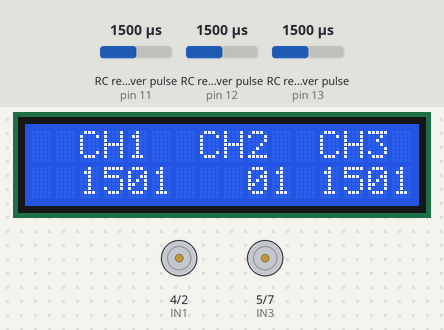
The sketch below on a simulated Arduino Uno, built with avr-gcc and run on an emulated ATmega328P. Shown: 16×2 character LCD, motor-driver pin pairs drawn as motors (green arrow = first pin HIGH = forward, orange = second pin HIGH = backward, longer = more drive, scaled by the enable pin). Wiring (inferred from the names in the program): 3 × RC receiver channel: data pin 11 / data pin 12 / data pin 13. Inputs (shaded band) come from the test bench; at power-on: RC receiver pulse (sensors on pin 12, pin 13, pin 11) 1500 µs.

Above: at 1.24 s.
1.3 s: RC receiver pulse (sensor on pin 12) set to 1020 µs
At 1.39 s:
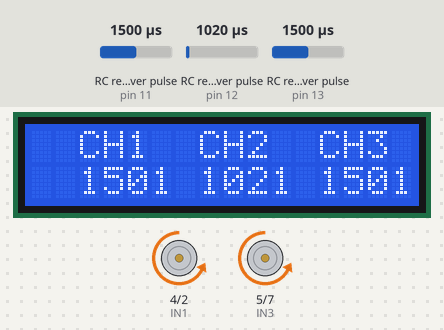
2.8 s: RC receiver pulse (sensor on pin 13) set to 1020 µs
At 2.95 s:
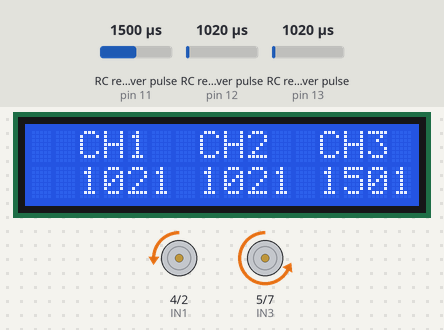
4.4 s: RC receiver pulse (sensor on pin 12) set to 1250 µs
At 4.51 s:
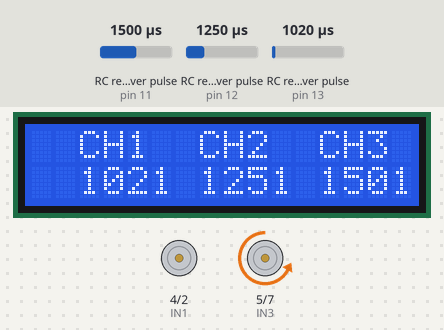
6.0 s: RC receiver pulse (sensor on pin 13) set to 1500 µs
At 6.07 s:
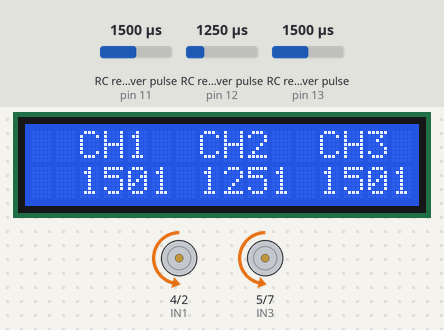
7.6 s: RC receiver pulse (sensor on pin 12) set to 1750 µs
At 7.75 s:
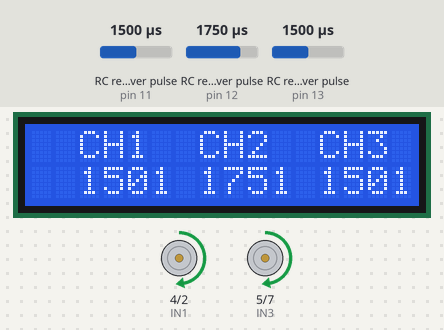
9.2 s: RC receiver pulse (sensor on pin 13) set to 1250 µs
At 9.31 s:
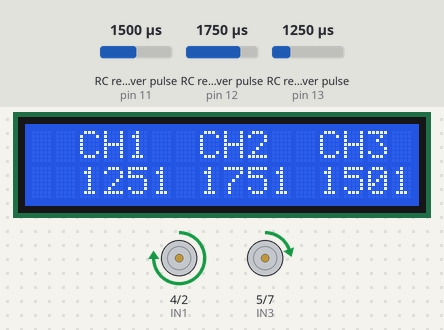
Timing chart, 0 to 11.8 s (numbered marks = the images above; inputs shaded):
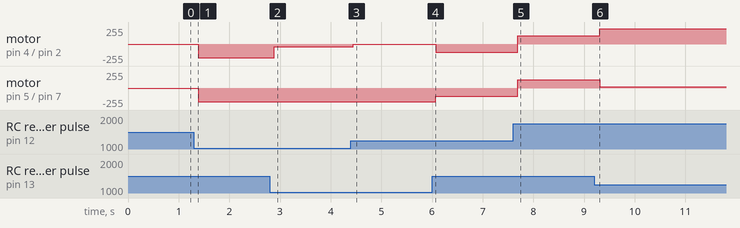

The sketch:

MOTORADIO_2.ino
```cpp
#include <Wire.h>
#include <LiquidCrystal_I2C.h>

LiquidCrystal_I2C lcd(0x27, 16, 2);

#define IN1 4
#define IN2 2
#define ENA 3
#define IN3 5
#define IN4 7
#define ENB 6
#define Left 0
#define Right 1
#define Forw 1
#define Backw -1
#define Stop 0

#define CH1 13
#define CH2 12
#define CH3 11

int i = 0, th1, th2, th3, vitesse, dir;
void cmd_motor(int, int, int);
int contrain(int, int, int);


void setup() {
  pinMode(IN1, OUTPUT);
  pinMode(IN2, OUTPUT);
  pinMode(IN3, OUTPUT);
  pinMode(IN4, OUTPUT);
  pinMode(ENA, OUTPUT);
  pinMode(ENB, OUTPUT);
  pinMode(CH1, INPUT);
  pinMode(CH2, INPUT);
  pinMode(CH3, INPUT);

  lcd.begin();
  lcd.setCursor(2, 0);
  lcd.print("CH1");
  lcd.setCursor(7, 0);
  lcd.print("CH2");
  lcd.setCursor(12, 0);
  lcd.print("CH3");
}


void loop() {
  lcd.setCursor(2, 1);
  th1 = pulseIn(CH1, HIGH);
  lcd.print(th1); lcd.print("   ");

  lcd.setCursor(7, 1);
  th2 = pulseIn(CH2, HIGH);
  lcd.print(th2); lcd.print("   ");

  lcd.setCursor(12, 1);
  th3 = pulseIn(CH3, HIGH);
  lcd.print(th3); lcd.print("   ");

  vitesse = (th2 - 1500) / 5;
  dir = (th1 - 1500) / 6;

  if (th3 > 1500)
  {
    if (vitesse > 0)
    {
      cmd_motor(Right, Forw, contrain(vitesse - dir, 100, 0));
      cmd_motor(Left, Forw, contrain(vitesse + dir, 100, 0));
    }
    else
    {
      vitesse = -vitesse;
      cmd_motor(Right, Backw, contrain(vitesse + dir, 80, 0));
      cmd_motor(Left, Backw, contrain(vitesse - dir, 80, 0));
    }
  }
  else
  {

  }
}


int contrain(int val, int maxi, int mini)
{
  if (val > maxi)
    val = maxi;
  else if (val < mini)
  {
    val = mini;
  }
  return val;

}


void cmd_motor(int motor, int direct, int power) {
  power = power;

  if (motor == Right)
  {
    if (direct == Forw)
    {
      digitalWrite(IN1, HIGH);
      digitalWrite(IN2, LOW);
    }
    if (direct == Backw)
    {
      digitalWrite(IN1, LOW);
      digitalWrite(IN2, HIGH);
    }
    if (direct == Stop)
    {
      digitalWrite(IN1, LOW);
      digitalWrite(IN2, LOW);
    }
    analogWrite(ENA, power * 2.55);
  }
  if (motor == Left)
  {
    if (direct == Forw)
    {
      digitalWrite(IN3, HIGH);
      digitalWrite(IN4, LOW);
    }
    if (direct == Backw)
    {
      digitalWrite(IN3, LOW);
      digitalWrite(IN4, HIGH);
    }
    if (direct == Stop)
    {
      digitalWrite(IN3, LOW);
      digitalWrite(IN4, LOW);
    }
    analogWrite(ENB, power * 2.55);
  }
}
```

Measured:
- after the input at 1.3 s, motor on pin 4 (IN1) / pin 2 (IN2), motor on pin 5 (IN3) / pin 7 (IN4): stopped → backward 204/255 after 0.09 s
- after the input at 2.8 s, motor on pin 4 (IN1) / pin 2 (IN2): backward 204/255 → backward 40/255 after 0.09 s
- after the input at 4.4 s, motor on pin 4 (IN1) / pin 2 (IN2): backward 40/255 → stopped after 0.05 s
- after the input at 6.0 s, motor on pin 4 (IN1) / pin 2 (IN2): stopped → backward 124/255 after 0.07 s; motor on pin 5 (IN3) / pin 7 (IN4): backward 204/255 → backward 124/255 after 0.07 s
- after the input at 7.6 s, motor on pin 4 (IN1) / pin 2 (IN2), motor on pin 5 (IN3) / pin 7 (IN4): backward 124/255 → forward 127/255 after 0.09 s
- after the input at 9.2 s, motor on pin 4 (IN1) / pin 2 (IN2): forward 127/255 → forward 232/255 after 0.11 s; motor on pin 5 (IN3) / pin 7 (IN4): forward 127/255 → forward 22/255 after 0.11 s
